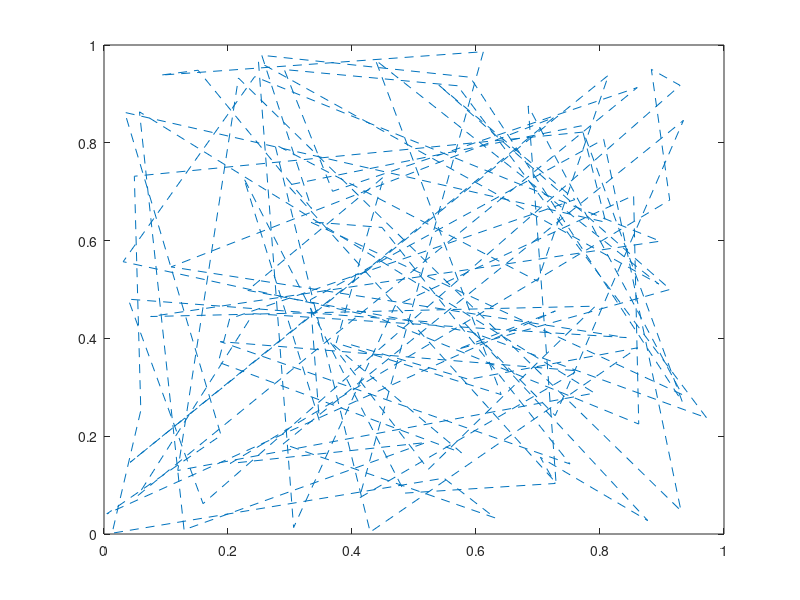

The MATLAB source for this figure:
%just testing out matlab and gitHub

%creating 2 arrays
x = rand(100,1);
y = rand(100,1);
%plotting array x vs y
plot(x,y,LineStyle="--");